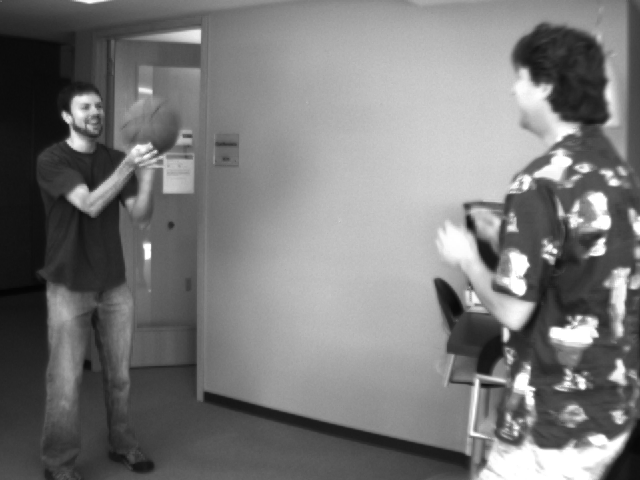
#> input picture basketball1.png, 640 x 480 px
$ python my_optical.py
#> lines starting #> are read from the running program, lines starting #| are printed output that depends on the picture
from scipy import signal
import numpy as np
import cv2
from skimage import filters
from matplotlib import pyplot as plt
from PIL import Image
from pylab import *
import random

# Pass in old and new frame (both gray) and x and y coordinate of point to optical flow on, odd single integer for window size
def my_optical_flow(old_frame,new_frame,row,col,window_size):
    # Written for 1 point not multiple

    # Optionally blur images for better estimation
    k =  3 # gauss kernel size
    image_1 = cv2.GaussianBlur(old_frame.copy(),(k,k),0)
    image_2 = cv2.GaussianBlur(new_frame.copy(),(k,k),0)

    row = int(np.rint(row))
    col = int(np.rint(col))

    # kernel_x = np.array([[-1., 1.], [-1., 1.]])
    # kernel_y = np.array([[-1., -1.], [1., 1.]])
    # kernel_t = np.array([[1., 1.], [1., 1.]])
    kernel_x = np.array([[-1., 1.], [-1., 1.]]) * 0.25
    kernel_y = np.array([[-1., -1.], [1., 1.]]) * 0.25
    kernel_t = np.array([[1., 1.], [1., 1.]]) * 0.25

    # Optionally normalize pixels
    # image_1 = image_1 / 255.
    # image_2 = image_2 / 255.

    # Calculate I_x, I_y, I_t
    mode = 'same'
    fx = signal.convolve2d(image_1, kernel_x, mode=mode)
    fy = signal.convolve2d(image_1, kernel_y, mode=mode)
    ft = np.add(
        signal.convolve2d(image_2, kernel_t, mode=mode),
        signal.convolve2d(image_1, (-1 * kernel_t), mode=mode)
    )

    # window_size is odd, all the pixels with offset in between [-w, w] are inside the window
    w = int(window_size/2)

    # Finding values within window
    Ix = fx[row-w:row+w+1, col-w:col+w+1].flatten()
    Iy = fy[row-w:row+w+1, col-w:col+w+1].flatten()
    It = ft[row-w:row+w+1, col-w:col+w+1].flatten()

    A_T = np.array((Ix,Iy))
    A = np.transpose(A_T)
    b = np.expand_dims(np.array(It),axis=1)

    u,v = np.linalg.pinv(A_T @ A) @ (A_T @ b)

    # Use optical flow comps (u,v) to calc new points + returns 1x2 array
    return np.float32(np.array([[row+v,col+u]]))


def main():

    # CODE TO SHOW OPTICAL FLOW DIAGRAMS FOR 2 FRAMES
    w = 7 # Window size
    Image1 = Image.open('basketball1.png').convert('L')
#> Image1 is the input picture: PIL image 640x480 L; min 4, max 255, mean 120.3
    Image2 = Image.open('basketball2.png').convert('L')
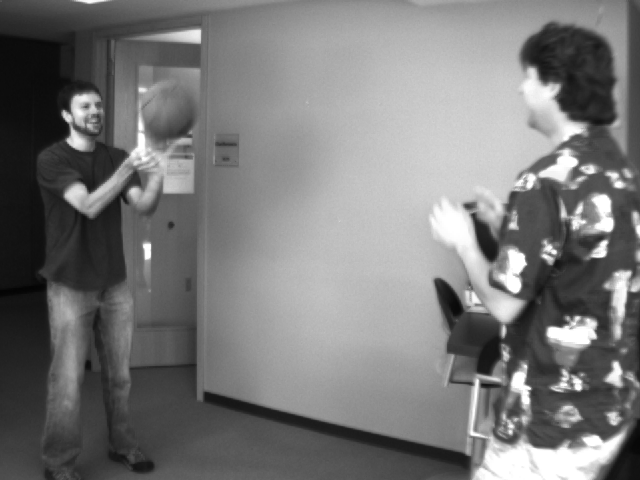
#> input picture basketball2.png, 640 x 480 px
#> Image2 is the input picture: PIL image 640x480 L; min 4, max 255, mean 119.9

    Image1 = np.array(Image1)
    Image2 = np.array(Image2)

    # finding the good features
    features = cv2.goodFeaturesToTrack(Image1,100,0.01,5)
#> features = 100 rows, first 8: [534, 389], [156, 151], [555, 252], [544, 255], [597, 336], [528, 384], [63, 112], [582, 220]
    features = np.int0(features)

    c = "r" # color for plot

    plt.subplot(1,2,1) # Plot 1 for open cv implementation
    plt.title("Optical Flow Vectors (OpenCV)")
    plt.imshow(Image1,cmap = cm.gray)

    # Parameters for lucas kanade optical flow
    lk_params = dict( winSize  = (w,w), maxLevel = 0, criteria = (cv2.TERM_CRITERIA_EPS | cv2.TERM_CRITERIA_COUNT, 10, 0.03))
    for f in features:
        # Compute flow
        feature = np.float32(np.expand_dims(f,axis=0))
        new_p, st, er = cv2.calcOpticalFlowPyrLK(Image1, Image2, feature, None, **lk_params)

        new_row, new_col = new_p.ravel()

        u = new_col - f[0,1] # dx, change in col
        v = new_row - f[0,0] # dy, change in row

        # Plot Arrow
        plt.arrow(f[0,0],f[0,1],u,v,head_width =5, head_length =5, color = c)
#> this loop made 100 passes
#> (feature, er, new_row, new_col, u, v) on passes 1 to 12: ([[534, 389]], [8.04], 529.9, 388.2, -0.786, -4.1), ([[156, 151]], [51.17], 170.9, 150.6, -0.37, 14.94), ([[555, 252]], [10.23], 554.7, 252.9, 0.913, -0.342), ([[544, 255]], [6.63], 542.9, 255.3, 0.275, -1.1), ([[597, 336]], [4.74], 595.2, 337.6, 1.62, -1.75), ([[528, 384]], [5.01], 524.3, 383.2, -0.768, -3.69), ([[63, 112]], [6.2], 63.02, 110.9, -1.09, 0.0233), ([[582, 220]], [5.6], 584.5, 221.7, 1.71, 2.48), ([[604, 239]], [4.24], 606.3, 241.4, 2.38, 2.25), ([[581, 317]], [6.44], 579.4, 317.5, 0.542, -1.59), ([[565, 380]], [6.9], 561.2, 380.7, 0.659, -3.77), ([[529, 367]], [6.44], 525.8, 365.9, -1.08, -3.22)
#> (er, new_row, new_col, u, v) on passes 18, 24, 42, 45, 51: ([0.744], 149, 244, -0.0129, 0.00368), ([1.22], 146, 258, -0.00958, -0.0411), ([1.04], 199, 30, 0.0035, -0.007), ([1.41], 477, 379, 0.0359, 0.0217), ([0.967], 472, 384, -0.0062, 0.00253)

    plt.subplot(1,2,2) # Plot 2 for open cv implementation
    plt.title("Optical Flow Vectors (Our implementation)")
    plt.imshow(Image1,cmap = cm.gray)

    for f in features:
        row = f[0,0]
        col = f[0,1]

        new_p = my_optical_flow(Image1,Image2,row,col,w)
        new_row, new_col = new_p.ravel()

        u = new_col - col # dx, change in col
        v = new_row - row # dy, change in row

        # Plot Arrow
        plt.arrow(row,col,u,v,head_width =5, head_length =5, color = c)
#> this loop made 100 passes
#> f on passes 14 to 25: [[516, 434]], [[505, 340]], [[596, 328]], [[589, 254]], [[149, 244]], [[66, 140]], [[555, 387]], [[553, 247]], [[149, 143]], [[572, 226]], [[146, 258]], [[567, 375]]
#> (u, v, new_row, new_col) on passes 1 to 6: (0, 0, 534, 389), (4.08, -0.832, 155.2, 155.1), (0, 0, 555, 252), (0, 0, 544, 255), (0, 0, 597, 336), (0, 0, 528, 384)
#> pass 1, in my_optical_flow, `fx = signal.convolve2d(image_1, kernel_x, mode=mode)`:
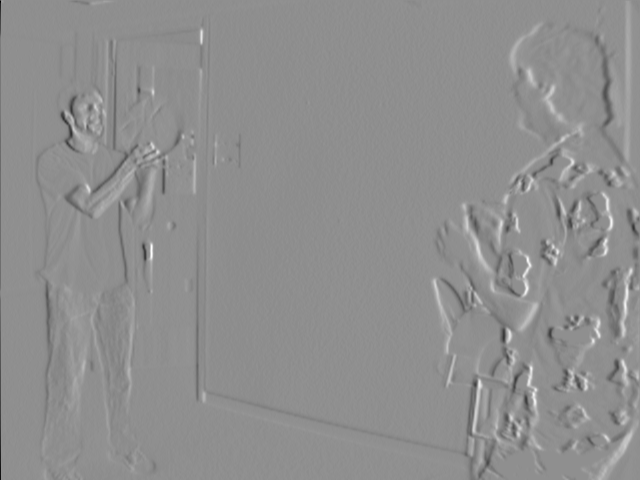
#> fx: shape (480, 640) float64; min -43, max 33.5, mean -0.1; drawn with min black and max white
#> pass 1, in my_optical_flow, `fy = signal.convolve2d(image_1, kernel_y, mode=mode)`:
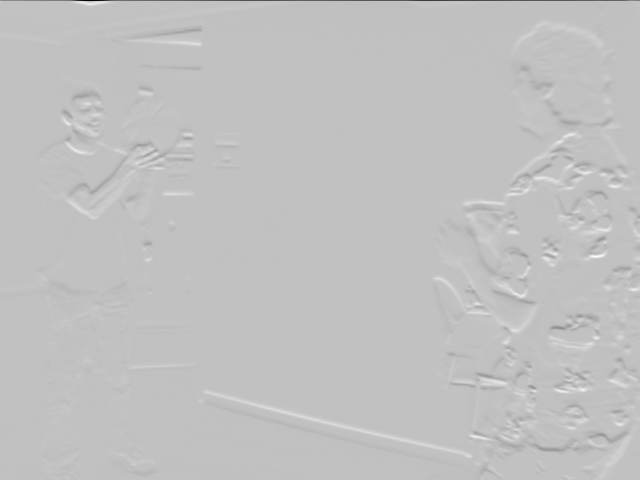
#> fy: shape (480, 640) float64; min -125.8, max 40.25, mean -0.1; drawn with min black and max white

    plt.show()
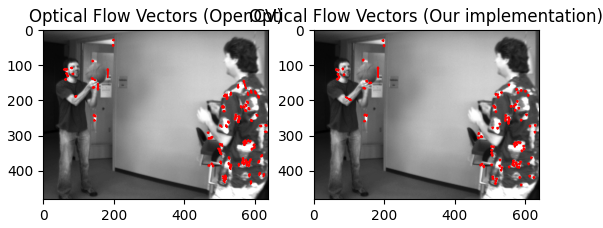
#> figure drawn by matplotlib, 2 panels


if __name__ == '__main__':
    main()
